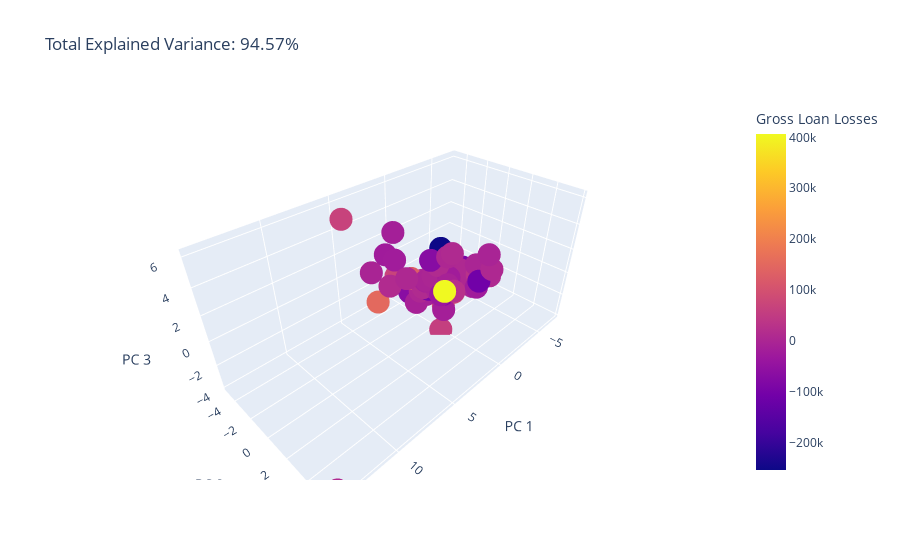

Here is the notebook cell this chart was saved with:
### Code cell
import plotly.express as px
from sklearn.decomposition import PCA

###### input#####

X_input = X_sc
y_input = cf_ccar_sta['Gross Loan Losses']
label_y = 'Gross Loan Losses'
######################


components = pca.transform(X_input)

total_var = pca.explained_variance_ratio_.sum() * 100
labels = {str(i): f"PC {i+1}" for i in range(n_component)}
labels['color'] = label_y

fig = px.scatter_3d(
    components, x=0, y=1, z=2, color=y_input,
    labels=labels,
    title=f'Total Explained Variance: {total_var:.2f}%',
)
fig.show()
